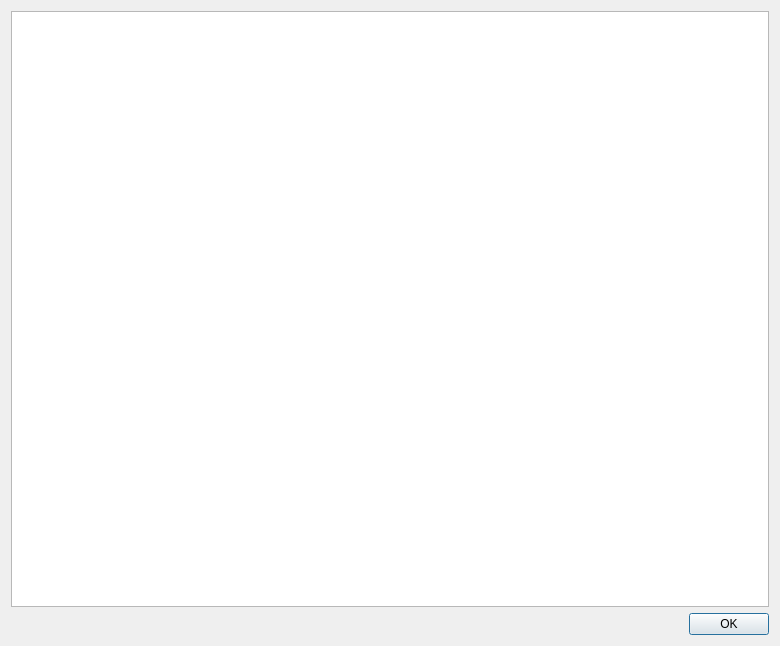
<?xml version="1.0" encoding="UTF-8"?>
<ui version="4.0">
 <class>CommandlineargsboxDlg</class>
 <widget class="QDialog" name="CommandlineargsboxDlg">
  <property name="geometry"><rect><x>0</x><y>0</y><width>780</width><height>646</height></rect></property>
  <property name="windowTitle"><string>Command Line Arguments</string></property>
  <layout class="QVBoxLayout" name="layout1">
   <item>
    <widget class="QPlainTextEdit" name="commandlineargsEdit">
     <property name="nppId" stdset="0"><number>1756</number></property>
     <property name="readOnly"><bool>true</bool></property>
     <property name="tabChangesFocus"><bool>true</bool></property>
    </widget>
   </item>
   <item>
    <layout class="QHBoxLayout" name="layout2">
     <item>
      <spacer name="spacer3">
       <property name="orientation"><enum>Qt::Horizontal</enum></property>
       <property name="sizeType"><enum>QSizePolicy::Expanding</enum></property>
       <property name="sizeHint" stdset="0"><size><width>0</width><height>0</height></size></property>
      </spacer>
     </item>
     <item>
      <widget class="QPushButton" name="ok">
       <property name="nppId" stdset="0"><number>1</number></property>
       <property name="text"><string>OK</string></property>
       <property name="autoDefault"><bool>false</bool></property>
       <property name="default"><bool>true</bool></property>
      </widget>
     </item>
    </layout>
   </item>
  </layout>
 </widget>
 <resources/>
 <connections/>
</ui>
